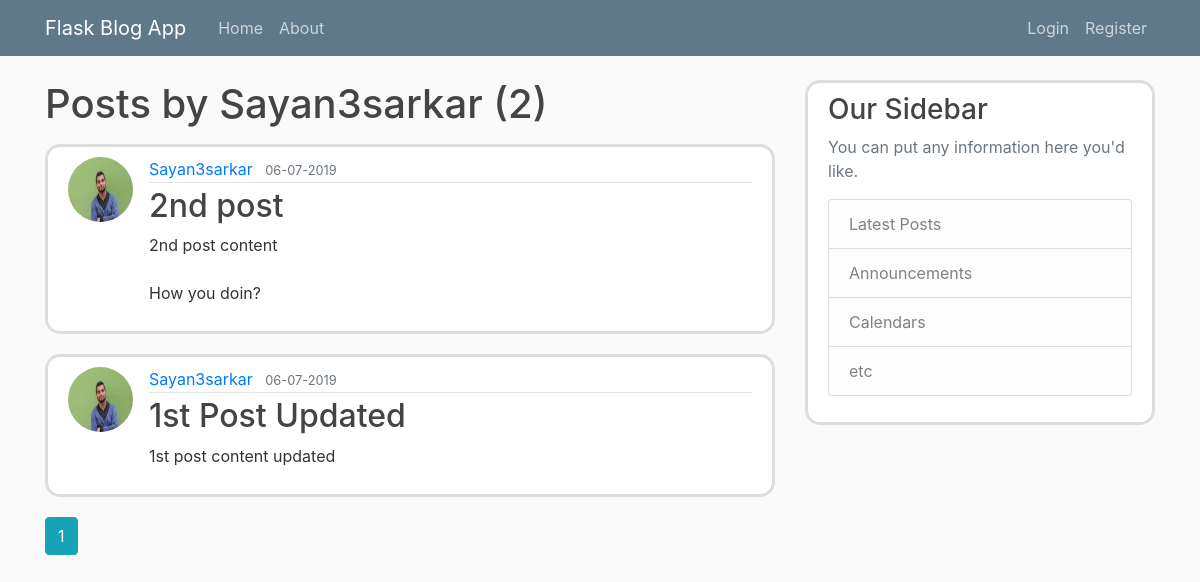
Before: /user/Sayan3sarkar with the older database file.
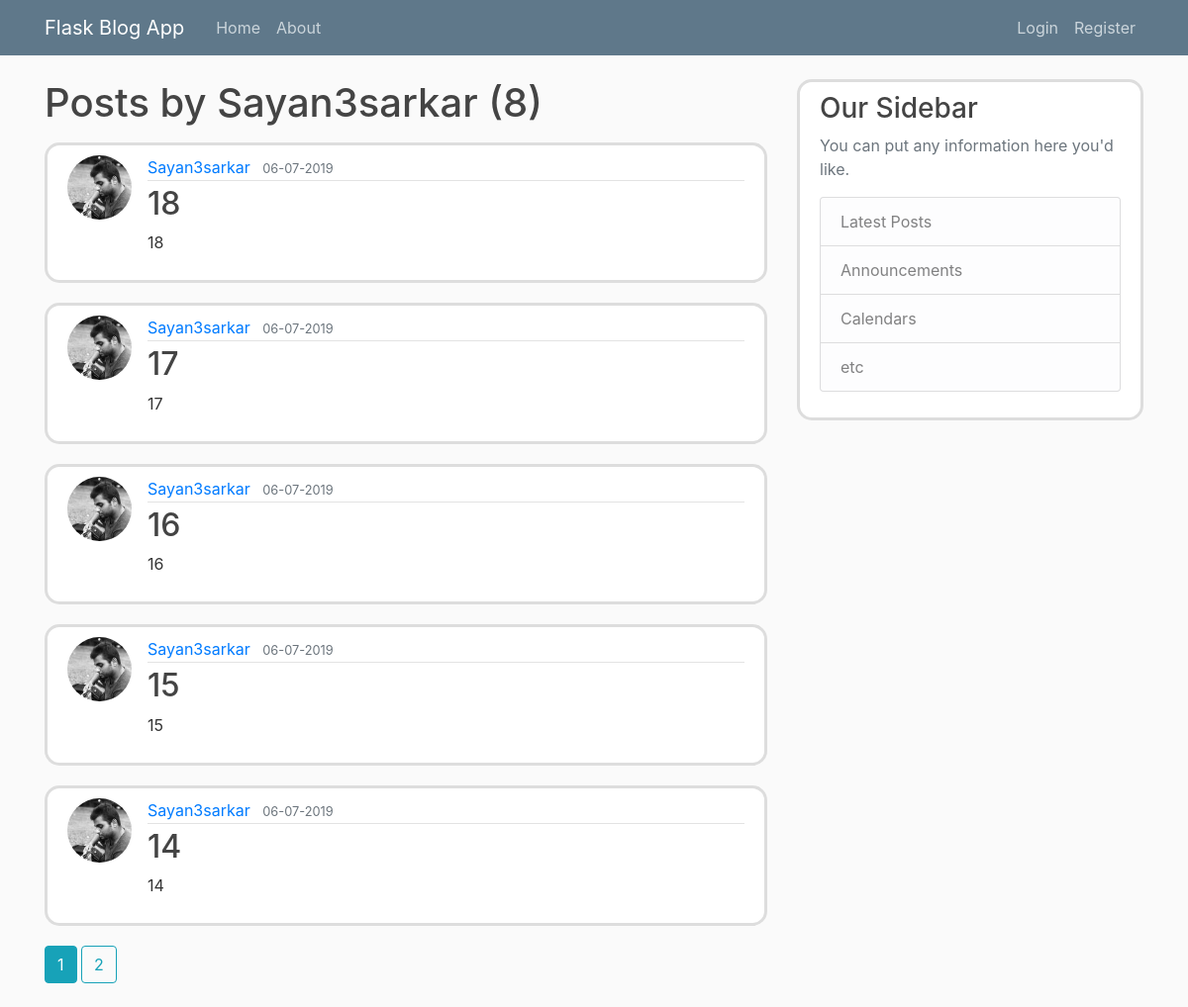
After: the same page with the newer database file.
### flaskblog/models.py (models this page shows, shortened)
class Post(db.Model):
	id = db.Column(db.Integer, primary_key = True)
	title = db.Column(db.String(100), nullable = False)
	date_posted = db.Column(db.DateTime, nullable = False, default = datetime.utcnow)
	content = db.Column(db.Text, nullable = False)
	user_id = db.Column(db.Integer, db.ForeignKey('user.id'), nullable = False) #Here 'user.id' represents 'id'

class User(db.Model, UserMixin):
    id = db.Column(db.Integer, primary_key=True)
    username = db.Column(db.String(20), unique=True, nullable=False)
    email = db.Column(db.String(120), unique=True, nullable=False)
    image_file = db.Column(db.String(20), nullable=False, default='default.jpg')
    password = db.Column(db.String(60), nullable=False)
    posts = db.relationship('Post', backref='author', lazy=True)

### flaskblog/users/routes.py (the view)
@users.route('/user/<string:username>')
def user_posts(username):
	page = request.args.get('page', 1, type=int)
	user = User.query.filter_by(username=username).first_or_404()
	posts = Post.query.filter_by(author=user).order_by(Post.date_posted.desc()).paginate(page=page, per_page=5)
	return render_template('user_posts.html', posts = posts, user=user)

### flaskblog/templates/user_posts.html
{% extends "layout.html" %}
{% block content %}
    <h1 class=mb-3>Posts by {{ user.username }} ({{ posts.total }})</h1>
    {% for post in posts.items %}
        <article class="media content-section">
          <img class="rounded-circle article-img" src="{{ url_for('static', filename='profile_pics/' + post.author.image_file) }}">
          <div class="media-body">
            <div class="article-metadata">
              <a class="mr-2" href="{{ url_for('users.user_posts', username=post.author.username) }}">{{ post.author.username }}</a>
              <small class="text-muted">{{ post.date_posted.strftime('%d-%m-%Y') }}</small>
            </div>
            <h2><a class="article-title" href="{{ url_for('posts.post', post_id=post.id) }}">{{ post.title }}</a></h2>
            <p class="article-content">{{ post.content }}</p>
          </div>
        </article>
    {% endfor %}
    {% for page_num in posts.iter_pages(left_edge=1, right_edge=1, left_current=1, right_current=2) %}
		{% if page_num %}
			{% if posts.page == page_num %}
				<a class="btn btn-info mb-4" href="{{ url_for('users.user_posts', username=user.username, page=page_num) }}">{{ page_num }}</a>
			{% else %}
				<a class="btn btn-outline-info mb-4" href="{{ url_for('users.user_posts', username=user.username, page=page_num) }}">{{ page_num }}</a>
			{% endif%}
		{% else %}
			...
		{% endif %}
    {% endfor %}
{% endblock content %}

Changed rows visible on the page:
no longer on this page (row unchanged): Post: image_file (picture), author.username "Sayan3sarkar", date_posted "06-07-2019", title "2nd post", content "2nd post content How you doin?"
no longer on this page (row unchanged): Post: image_file (picture), author.username "Sayan3sarkar", date_posted "06-07-2019", title "1st Post Updated", content "1st post content updated"
added Post: image_file (picture), author.username "Sayan3sarkar", date_posted "06-07-2019", title "18", content "18"
added Post: image_file (picture), author.username "Sayan3sarkar", date_posted "06-07-2019", title "17", content "17"
added Post: image_file (picture), author.username "Sayan3sarkar", date_posted "06-07-2019", title "16", content "16"
added Post: image_file (picture), author.username "Sayan3sarkar", date_posted "06-07-2019", title "15", content "15"
added Post: image_file (picture), author.username "Sayan3sarkar", date_posted "06-07-2019", title "14", content "14"
Other visible differences:
{{ posts.total }}: "2" → "8"
new list line: "2"
